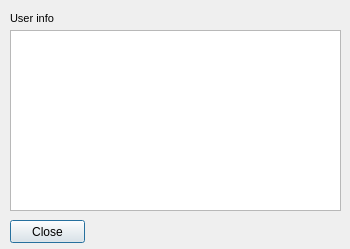
<?xml version="1.0" encoding="UTF-8"?>
<ui version="4.0">
 <class>onlineuserinfo</class>
 <widget class="QDialog" name="onlineuserinfo">
  <property name="geometry">
   <rect>
    <x>0</x>
    <y>0</y>
    <width>350</width>
    <height>249</height>
   </rect>
  </property>
  <property name="windowTitle">
   <string>User info</string>
  </property>
  <widget class="QPushButton" name="pushButton">
   <property name="geometry">
    <rect>
     <x>10</x>
     <y>220</y>
     <width>75</width>
     <height>23</height>
    </rect>
   </property>
   <property name="text">
    <string>Close</string>
   </property>
  </widget>
  <widget class="QLabel" name="label">
   <property name="geometry">
    <rect>
     <x>10</x>
     <y>10</y>
     <width>101</width>
     <height>16</height>
    </rect>
   </property>
   <property name="font">
    <font>
     <pointsize>8</pointsize>
    </font>
   </property>
   <property name="text">
    <string>User info</string>
   </property>
  </widget>
  <widget class="QTextEdit" name="textEdit">
   <property name="geometry">
    <rect>
     <x>10</x>
     <y>30</y>
     <width>331</width>
     <height>181</height>
    </rect>
   </property>
  </widget>
 </widget>
 <resources/>
 <connections/>
</ui>
